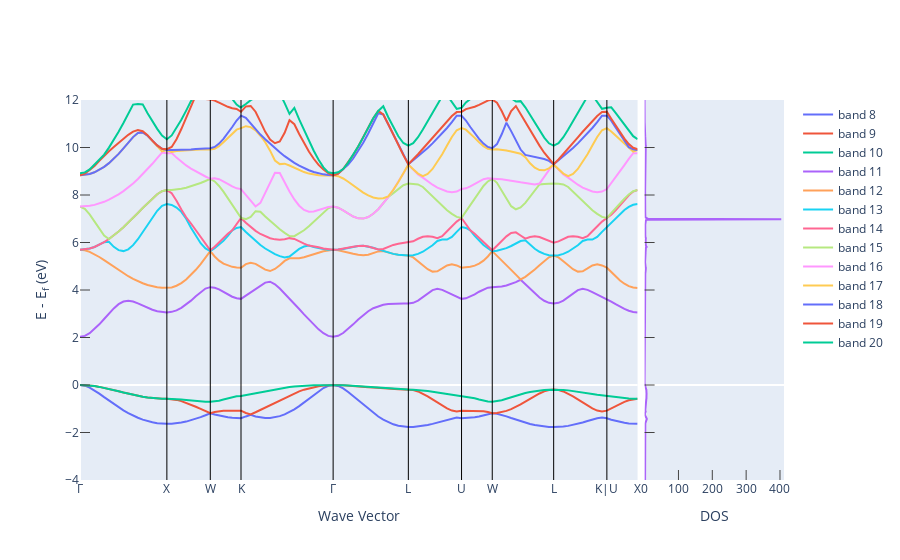

The code cell stored with this chart in its notebook:
### Markdown cell above
### Représentation de la structure de bande électronique et de la densité d'état associée.

### Code cell
fig_el_bs_and_dos = get_plot_bs_and_dos(el_bs, el_dos, plot_range=[-4,12])
fig_el_bs_and_dos.show()
